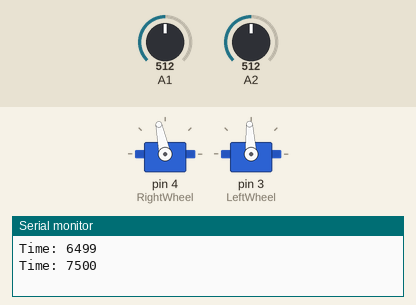
This sketch was run on a simulated Arduino Uno, built with avr-gcc and run on an emulated ATmega328P. On the bench: 2 × servo, the last lines printed to the serial monitor. Inputs (shaded band) come from the test bench; at power-on: A2 = 512, A1 = 512.

Above: at 7.7 s.
7.8 s: A2 set to 716
At 9.7 s:
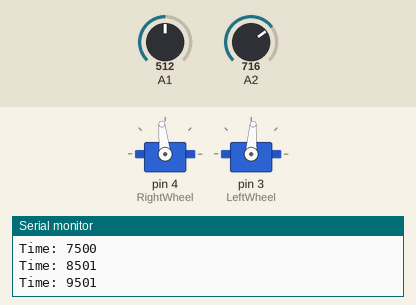
10.0 s: A2 set to 511
At 11.4 s:
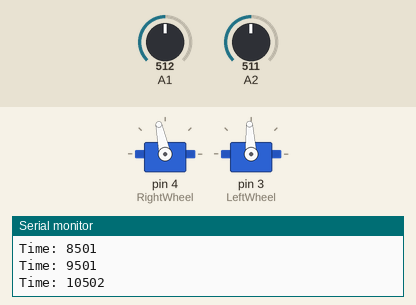
12.0 s: A2 set to 900
At 13.0 s:
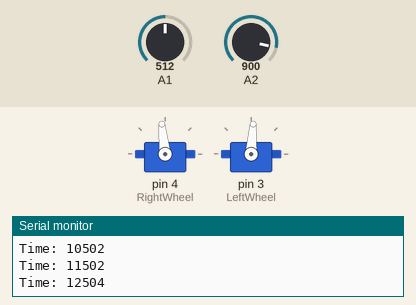
Timing chart, 0 to 15.0 s (numbered marks = the images above; inputs shaded):
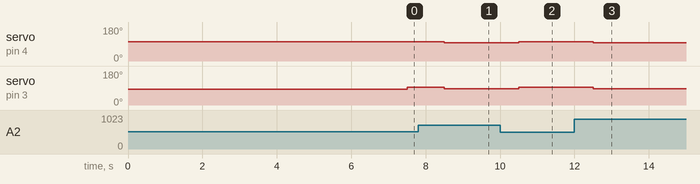

Measured:
- after the input at 7.8 s, servo on pin 4 (RightWheel): 102° → 96° after 0.70 s; servo on pin 3 (LeftWheel): 93° → 86° after 0.70 s
- after the input at 10.0 s, servo on pin 4 (RightWheel): 96° → 102° after 0.50 s; servo on pin 3 (LeftWheel): 86° → 93° after 0.50 s
- after the input at 12.0 s, servo on pin 4 (RightWheel): 102° → 96° after 0.50 s; servo on pin 3 (LeftWheel): 93° → 86° after 0.50 s

The sketch:

Using_for_loops.ino
```cpp
unsigned long time;
#include <Servo.h>
Servo LeftWheel;
Servo RightWheel;
/*int whisker1=0; // Initial whisker mode off 0=off 1= on
int whisker2=0; // Initial whisker mode off 0=off 1= on*/
int LPhoto=0;
int RPhoto=0;

void setup() { // put your setup code here, to run once:
delay(5000);
RightWheel.attach(4);
LeftWheel.attach(3);
Serial.begin(9600);
pinMode(5, INPUT);
pinMode(6,INPUT);
Outofgrey();
}
void loop() {
Serial.print("Time: ");
  time = millis();//prints time since program started
  Serial.println(time); // wait a second so as not to send massive amounts of data
  delay(1000);
LPhoto = analogRead(1); //Right photoresistor Information

RPhoto = analogRead(2); // read analog input pin 1
if (millis() <= 26000)
{if ((RPhoto-LPhoto)>110 && (RPhoto-LPhoto)<140){Forward();}

if ((RPhoto-LPhoto)>-190 && (RPhoto-LPhoto)<70)
{Right();}

if ((RPhoto-LPhoto)>200 && (RPhoto-LPhoto)<400)
{Left();}

/*if ((RPhoto-LPhoto)>80 && (RPhoto-LPhoto)<120)
{Hault();}*/}
else if (millis() > 26000)
{LeftWheel.detach();
RightWheel.detach();}
}


void Forward()
{ LeftWheel.writeMicroseconds(1400);
  RightWheel.writeMicroseconds(1600);
}

void backward()
{ LeftWheel.writeMicroseconds (1570);
  RightWheel.writeMicroseconds (1480);
}
void Hault()
{RightWheel.writeMicroseconds(1530); LeftWheel.writeMicroseconds(1500);
}
void Left()
{LeftWheel.writeMicroseconds(1430);
  RightWheel.writeMicroseconds(1530);
}
void Right()
{LeftWheel.writeMicroseconds(1500);
  RightWheel.writeMicroseconds(1600);
}
void Out()
{ LeftWheel.writeMicroseconds(1350);
  RightWheel.writeMicroseconds(1650);
  delay(1200);
}
void UTurn ()
{LeftWheel.writeMicroseconds(1700);
  RightWheel.writeMicroseconds(1600);
  delay(1700);
  }
  void Outofgrey()
  { LeftWheel.writeMicroseconds(1400);
  RightWheel.writeMicroseconds(1600);
  delay(1500);
}
```
